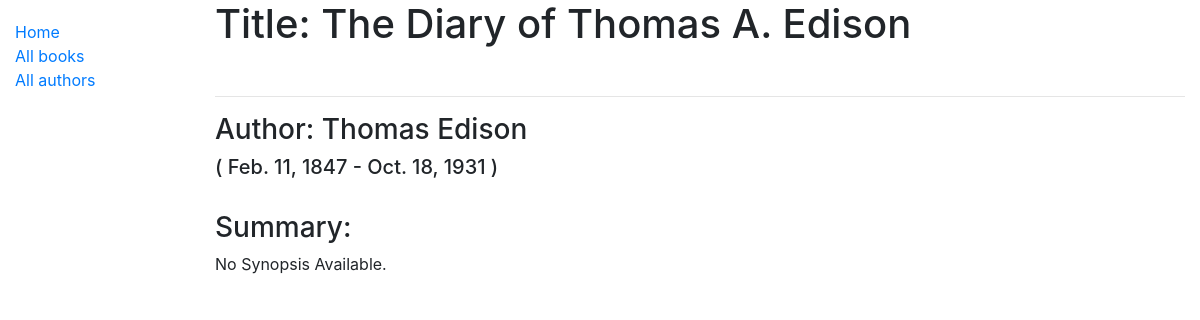
/catalog/book/2, run on the app's committed database.
### Catalog/models.py (models this page shows, shortened)
class Book(models.Model):
    title = models.CharField(max_length=200)
    author = models.ForeignKey('Author', on_delete=models.SET_NULL, null=True)
    summary = models.TextField(max_length=1000, help_text='Enter a brief description of the book')
    isbn = models.CharField('ISBN', max_length=13, help_text='13 Character <a href="https://www.isbn-international.org/content/what-isbn">ISBN number</a>')
    genre = models.ManyToManyField(Genre, help_text='Select a genre for this book')
    language = models.ManyToManyField(Translation, help_text='Select a language of that book')

class Author(models.Model):
    first_name = models.CharField(max_length=100)
    last_name = models.CharField(max_length=100)
    date_of_birth = models.DateField(null=True, blank=True)
    date_of_death = models.DateField('Died', null=True, blank=True)
    class Meta:
        ordering = ['last_name', 'first_name']

### Catalog/views.py (the view)
# urls.py: path('book/<int:pk>', views.BookDetailNewView, name='book-detail'),
def BookDetailNewView(request, pk):
    template_name = 'Catalog/book_detail_new.html'
    data = Book.objects.filter(id=pk).values()[0]
    title = data['title']
    summary = data['summary']
    author_id = data['author_id']
    author = Author.objects.filter(id=author_id).values()[0]
    author_name = author['first_name']
    author_family = author['last_name']
    author_birth = author['date_of_birth']
    author_death = author['date_of_death']
    context = {
        'title': title,
        'summary': summary,
        'author_name': author_name,
        'author_family': author_family,
        'author_birth': author_birth,
        'author_death': author_death,
    }
    return render(request, template_name, context=context)

### Catalog/templates/Catalog/book_detail_new.html
{% extends "base_generic.html" %}
{% block content %}
    <h1>Title: {{ title }}</h1>
    <br>
    <hr>
    <h3>Author: {{ author_name }} {{ author_family }} </h3>
    <h5> ( {{ author_birth }} - {{ author_death }} ) </h5>
    <br>
    <h3>Summary: </h3>
    <p> {{ summary }} </p>
</div>
{% endblock %}

### data on the page
Book: title "The Diary of Thomas A. Edison", summary "No Synopsis Available."
Author: first_name "Thomas", last_name "Edison", date_of_birth "Feb. 11, 1847", date_of_death "Oct. 18, 1931"
